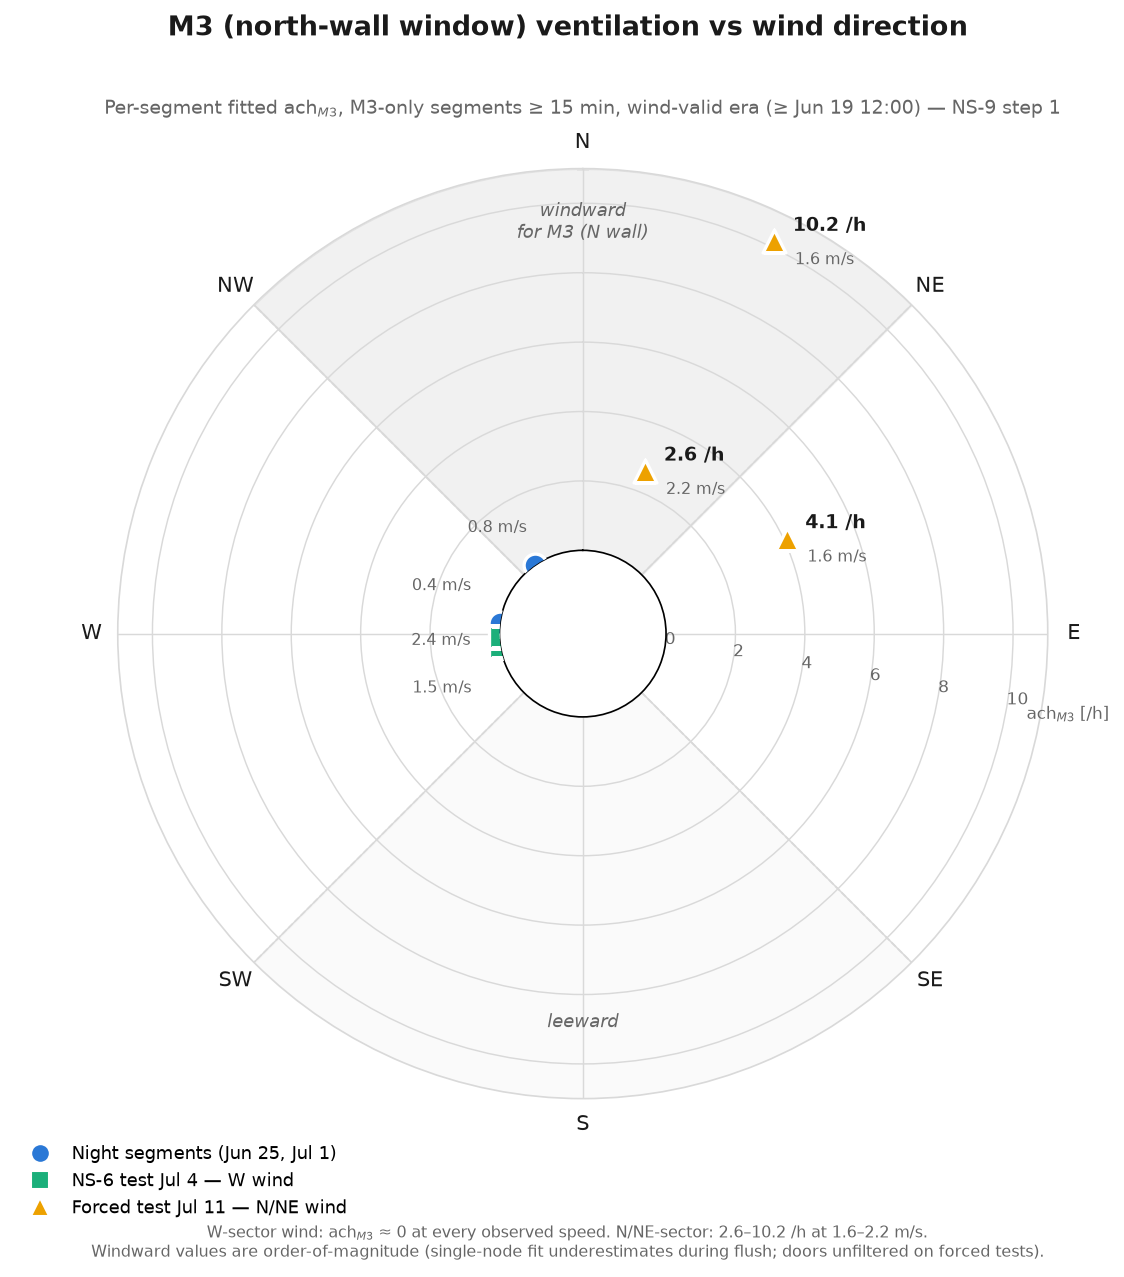

Here is the Python script that generated this plot:
"""Polar/compass plot: fitted M3-only ach_m3 vs wind direction (NS-9 step 1).

Data: the seven M3-only segments >= 15 min in the wind-valid era
(>= 2026-06-19 12:00), per-segment fits from ns9_direction_stratified.py
(thermalProfileCampaign.md section 9.11). Compass convention: N up, clockwise.

Output: m3_ach_polar.png (same directory).
"""
import math
import matplotlib
matplotlib.use("Agg")
import matplotlib.pyplot as plt
import numpy as np

# (dir deg, ach_m3 /h [clipped at 0], wind m/s, group, value label,
#  speed-label offset (pts), ha)
POINTS = [
    (325, 0.0,  0.8, "night",  None,   (-4, 16),   "right"),  # Jun 25 05:19
    (277, 0.0,  0.4, "night",  None,   (-14, 16),  "right"),  # Jul 1 03:31
    (261, 0.0,  1.5, "ns6",    None,   (-14, -22), "right"),  # Jul 4 09:52
    (268, 0.0,  2.4, "ns6",    None,   (-14, -4),  "right"),  # Jul 4 11:54
    ( 65, 4.08, 1.6, "forced", "4.1",  (10, -11),  "left"),   # Jul 11 10:06
    ( 26, 10.18,1.6, "forced", "10.2", (10, -11),  "left"),   # Jul 11 11:14
    ( 21, 2.62, 2.2, "forced", "2.6",  (10, -11),  "left"),   # Jul 11 12:18
]

# categorical slots, fixed order by chronological first appearance
GROUPS = {
    "night":  dict(color="#2a78d6", marker="o", label="Night segments (Jun 25, Jul 1)"),
    "ns6":    dict(color="#1baf7a", marker="s", label="NS-6 test Jul 4 — W wind"),
    "forced": dict(color="#eda100", marker="^", label="Forced test Jul 11 — N/NE wind"),
}
INK, MUTED, GRID = "#1a1a1a", "#666666", "#d9d9d9"

fig = plt.figure(figsize=(8.0, 8.6), facecolor="white")
ax = fig.add_subplot(111, projection="polar")
ax.set_theta_zero_location("N")
ax.set_theta_direction(-1)

R_MAX = 11.0
ax.set_rlim(0, R_MAX)
ax.set_rorigin(-2.4)                       # keep r=0 points visibly off-centre

# context sectors (annotation, not data): windward 315-45, leeward 135-225
th_ww = np.radians(np.linspace(-45, 45, 60))
ax.fill_between(th_ww, 0, R_MAX, color="#000000", alpha=0.055, zorder=0)
th_lee = np.radians(np.linspace(135, 225, 60))
ax.fill_between(th_lee, 0, R_MAX, color="#000000", alpha=0.02, zorder=0)
for b in (-45, 45, 135, 225):
    ax.plot([math.radians(b)] * 2, [0, R_MAX], color=GRID, lw=0.8, ls="--", zorder=1)
ax.text(math.radians(0), R_MAX * 0.86, "windward\nfor M3 (N wall)",
        ha="center", va="center", fontsize=8.5, color=MUTED, style="italic")
ax.text(math.radians(180), R_MAX * 0.80, "leeward",
        ha="center", va="center", fontsize=8.5, color=MUTED, style="italic")

# grid + compass
ax.set_thetagrids(range(0, 360, 45), labels=["N", "NE", "E", "SE", "S", "SW", "W", "NW"])
ax.tick_params(axis="x", labelsize=10, colors=INK, pad=2)
ax.set_rgrids([0, 2, 4, 6, 8, 10], angle=100, fontsize=8, color=MUTED)
ax.text(math.radians(100), 11.8, "ach$_{M3}$ [/h]", fontsize=8, color=MUTED,
        ha="center")
ax.grid(color=GRID, lw=0.7)
ax.spines["polar"].set_color(GRID)

# marks
for deg, ach, v, grp, vlab, off, ha in POINTS:
    g = GROUPS[grp]
    th = math.radians(deg)
    ax.scatter(th, ach, s=120, marker=g["marker"], color=g["color"],
               edgecolor="white", linewidth=1.6, zorder=5)
    # wind-speed label beside each mark (per-point offset avoids collisions
    # among the near-zero W-sector cluster)
    ax.annotate(f"{v} m/s", (th, ach), textcoords="offset points",
                xytext=off, fontsize=7.5, color=MUTED, zorder=6, ha=ha)
    if vlab:  # direct value labels on the non-zero (windward) points
        ax.annotate(f"{vlab} /h", (th, ach), textcoords="offset points",
                    xytext=(9, 5), fontsize=9, color=INK, fontweight="bold",
                    zorder=6)

handles = [plt.Line2D([], [], color=g["color"], marker=g["marker"], ls="",
                      markersize=9, markeredgecolor="white", label=g["label"])
           for g in GROUPS.values()]
ax.legend(handles=handles, loc="lower left", bbox_to_anchor=(-0.12, -0.145),
          fontsize=8.5, frameon=False)

fig.suptitle("M3 (north-wall window) ventilation vs wind direction",
             fontsize=13, fontweight="bold", color=INK, y=0.975)
ax.set_title("Per-segment fitted ach$_{M3}$, M3-only segments ≥ 15 min, "
             "wind-valid era (≥ Jun 19 12:00) — NS-9 step 1",
             fontsize=9, color=MUTED, pad=26)
fig.text(0.5, 0.012,
         "W-sector wind: ach$_{M3}$ ≈ 0 at every observed speed. N/NE-sector: 2.6–10.2 /h at 1.6–2.2 m/s.\n"
         "Windward values are order-of-magnitude (single-node fit underestimates during flush; doors unfiltered on forced tests).",
         ha="center", fontsize=7.5, color=MUTED)

fig.savefig(__file__.replace(".py", ".png"), dpi=150, bbox_inches="tight",
            facecolor="white")
print("saved m3_ach_polar.png")
